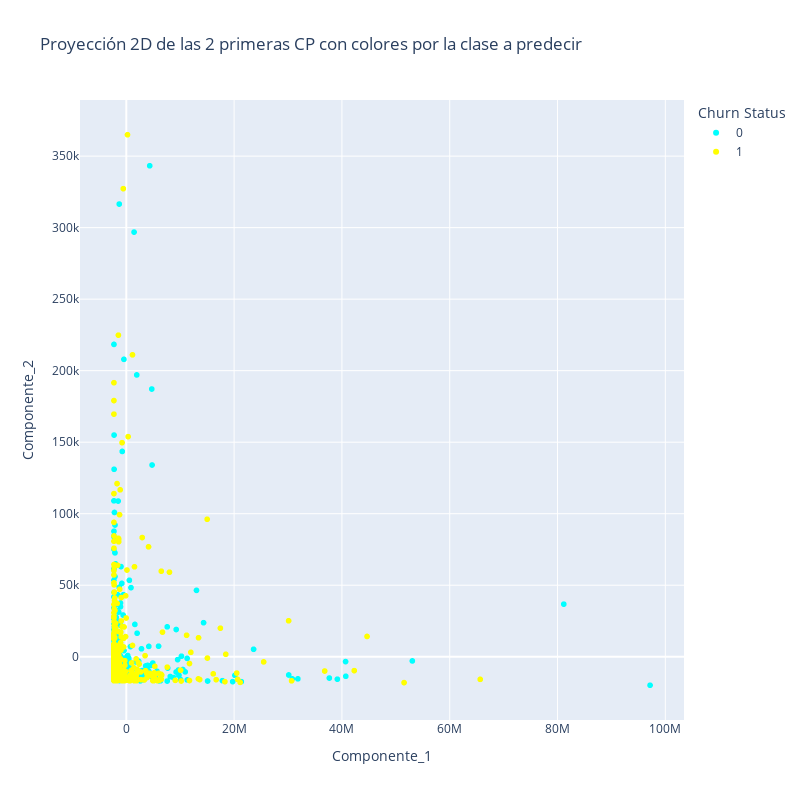

The cell this chart's notebook holds for it:
### Markdown cell above
Lo mismo sucede con el porcentaje de la varianza explicada, solo la primera explica casi todo y con la segunda ya es prácticamente el 100%. Esto no es lógico pero se debe a no estandarizar las variables.

### Code cell
# Crear un DataFrame con las variables originales y las dos primeras componentes principales
df_plot = pd.concat([df, pd.DataFrame(X_pca_no_scaled[:, :2], columns=['Componente_1', 'Componente_2'])], axis=1)

# Eliminamos las filas con nulos en la clase
df_plot.dropna(inplace=True)

# Añadimos los ids en la visualización
df_plot['Customer ID'] = ids

# Hacemos que Churn Status sea categórica (solo toma dos valores)
df_plot['Churn Status'] = clase.astype('category')

# Crear el diccionario auxiliar para mostrar los valroes de las variables originales
aux = {a:True for a in df.columns}
aux['Churn Status'] = True
aux['Customer ID'] = True
aux["Componente_1"] = False
aux["Componente_2"] = False


# Configuración de la paleta de colores y valores de categoría
color_discrete_map = {0: 'cyan', 1: 'yellow'}  # Asigna colores específicos a 0 y 1
category_orders = {'Churn Status': [0, 1]}  # Orden de las categorías

# Visualizar el dataset en 2D con colores por la variable a predecir
fig = px.scatter(df_plot, x='Primera Componente Principal', y='Segunda Componente Principal', color='Churn Status', hover_data=aux, width=800, height=800,
                 color_discrete_map=color_discrete_map, category_orders=category_orders,
                 title='Proyección 2D de las 2 primeras CP con colores por la clase a predecir')

# Mostrar la visualización
fig.show()

### Figure 1 — Plotly figure (JSON) as saved in the notebook; plotly's stock layout.template omitted (floating-point values rounded to 4 significant figures; data arrays with more than 128 entries replaced by an {"elided": "..."} marker saying what was removed)
{"data": [{"customdata": {"elided": "548x16 mixed values"}, "hovertemplate": "Churn Status=%{customdata[14]}<br>network_age=%{customdata[0]}<br>Customer tenure in month=%{customdata[1]}<br>Total Spend in Months 1 and 2 of 2017=%{customdata[2]}<br>Total SMS Spend=%{customdata[3]}<br>Total Data Spend=%{customdata[4]}<br>Total Data Consumption=%{customdata[5]}<br>Total Unique Calls=%{customdata[6]}<br>Total Onnet spend=%{customdata[7]}<br>Total Offnet spend=%{customdata[8]}<br>Total Call centre complaint calls=%{customdata[9]}<br>Network type subscription in Month 1=%{customdata[10]}<br>Network type subscription in Month 2=%{customdata[11]}<br>Most Loved Competitor network in Month 1=%{customdata[12]}<br>Most Loved Competitor network in Month 2=%{customdata[13]}<br>Customer ID=%{customdata[15]}<extra></extra>", "legendgroup": "0", "marker": {"color": "cyan", "symbol": "circle"}, "mode": "markers", "name": "0", "showlegend": true, "type": "scattergl", "x": {"elided": "548 float values"}, "xaxis": "x", "y": {"elided": "548 float values"}, "yaxis": "y"}, {"customdata": {"elided": "517x16 mixed values"}, "hovertemplate": "Churn Status=%{customdata[14]}<br>network_age=%{customdata[0]}<br>Customer tenure in month=%{customdata[1]}<br>Total Spend in Months 1 and 2 of 2017=%{customdata[2]}<br>Total SMS Spend=%{customdata[3]}<br>Total Data Spend=%{customdata[4]}<br>Total Data Consumption=%{customdata[5]}<br>Total Unique Calls=%{customdata[6]}<br>Total Onnet spend=%{customdata[7]}<br>Total Offnet spend=%{customdata[8]}<br>Total Call centre complaint calls=%{customdata[9]}<br>Network type subscription in Month 1=%{customdata[10]}<br>Network type subscription in Month 2=%{customdata[11]}<br>Most Loved Competitor network in Month 1=%{customdata[12]}<br>Most Loved Competitor network in Month 2=%{customdata[13]}<br>Customer ID=%{customdata[15]}<extra></extra>", "legendgroup": "1", "marker": {"color": "yellow", "symbol": "circle"}, "mode": "markers", "name": "1", "showlegend": true, "type": "scattergl", "x": {"elided": "517 float values"}, "xaxis": "x", "y": {"elided": "517 float values"}, "yaxis": "y"}], "layout": {"height": 800, "legend": {"title": {"text": "Churn Status"}, "tracegroupgap": 0}, "title": {"text": "Proyección 2D de las 2 primeras CP con colores por la clase a predecir"}, "width": 800, "xaxis": {"anchor": "y", "domain": [0, 1], "title": {"text": "Componente_1"}}, "yaxis": {"anchor": "x", "domain": [0, 1], "title": {"text": "Componente_2"}}}}
